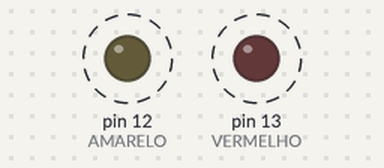
Bench run of a sketch on a simulated Arduino Uno, built with avr-gcc and run on an emulated ATmega328P. Parts: output pins drawn as LEDs (lit = HIGH). Dashed ring = blinking.

Above: at 0.02 s.
Timing chart, 0 to 3.0 s (numbered marks = the images above):
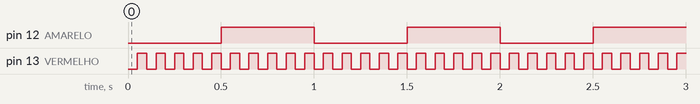

The sketch:

sketch_mar13a_ino.ino
```cpp
unsigned long start_time12=0, current_time12=0, start_time13=0, current_time13=0;
bool bright12=true, bright13=true;
#define freq12 1
#define freq13 10
#define transition_time12 500/freq12
#define transition_time13 500/freq13

void setup() {
  Serial.begin(115200);
  start_time12=millis();
  start_time13=millis();
  pinMode(12, OUTPUT);// AMARELO
  pinMode(13, OUTPUT);// VERMELHO
  //pinMode(14, OUTPUT);// VERDE
}

void loop() {
  current_time12=millis();
  if(current_time12-start_time12>=transition_time12){
    digitalWrite(12, bright12);
    bright12=!bright12;
    if(bright12 == true){
      printf("Pino 12 ON\n");
    }else{
      printf("Pino 12 OFF\n");
    }
    start_time12+=transition_time12;
  }
  current_time13=millis();
  if(current_time13-start_time13>=transition_time13){
    digitalWrite(13, bright13);
    bright13=!bright13;
    if(bright13 == true){
      printf("Pino 13 ON\n");
    }else{
      printf("Pino 13 OFF\n");
    }
    start_time13+=transition_time13;
  }
}
```

Measured:
- by itself, pin 12 (AMARELO): alternates HIGH for 0.50 s and LOW for 0.50 s
- by itself, pin 13 (VERMELHO): alternates HIGH for 0.05 s and LOW for 0.05 s
